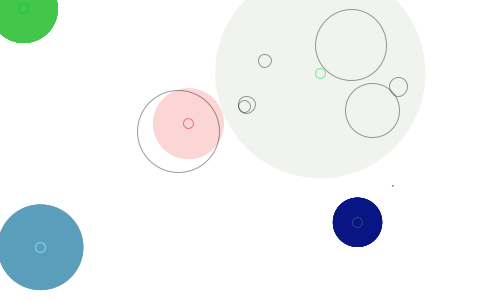
Frame 1 (no input)
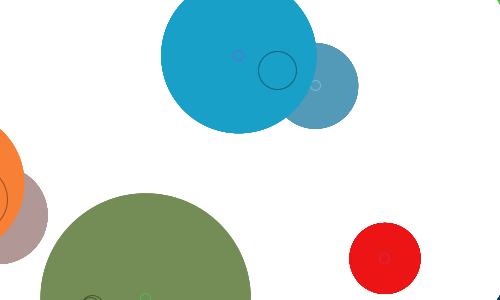
Frame 60 (the mouse pressed at the canvas centre just before this capture)
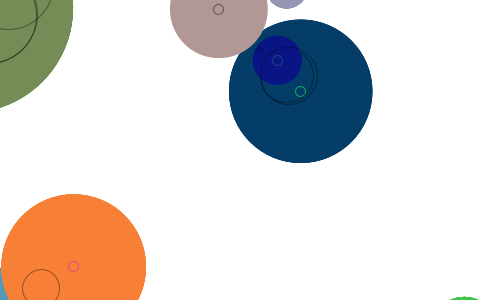
Frame 120 (the mouse held since frame 60 and released just before this capture)

The Processing sketch that drew these frames (run headless with seeded random() and noise(); from frame 60 on, the mouse is pressed at the canvas centre):

// Processing sketch: processing_79569
// ── processing_79569.pde

int _num = 10;
Circle[]_circleArr ={};   //define array of circles

void setup(){
  size(500,300);
  background(255);
  smooth();
  strokeWeight(1);
  fill(150,50);
  drawCircles();
}

void draw(){
  background(255);
  for(int i=0; i<_circleArr.length;i++){
    Circle thisCirc= _circleArr[i];
    thisCirc.updateMe();
  }
}

void mouseReleased(){
  drawCircles();
}

void drawCircles(){
  for (int i=0; i< _num; i++){
    Circle thisCirc = new Circle();
    thisCirc.drawMe();
    _circleArr=(Circle[])append(_circleArr,thisCirc);  //add object to array
  }
}

//===============================objects


class Circle{                         //object properties
  float x,y;
  float radius;
  color linecol, fillcol;
  float alph;
  float xmove, ymove;                 //steps to every frame
  
  Circle(){                          //object constructor
    x = random(width);
    y = random(height);
    radius = random(100) +10;
    linecol = color(random(255), random(255), random(255));  //object colour & alpha
    fillcol = color(random(255), random(255), random(255));
    alph = random(255);
    xmove = random(10)-5;           //random step
    ymove = random(10)-5;
  }

void drawMe(){
  noStroke();
  fill(fillcol, alph);
  ellipse(x,y,radius*2,radius*2);
  stroke(linecol,150);
  noFill();
  ellipse(x,y,10,10);
}

void updateMe(){
  x += xmove;                      //move every frame
  y += ymove;
  if(x>(width+radius)){ x=0 -radius;}    //wrap position at stage edges
  if(x<(0-radius)){ x=width+radius;}
  if(y>(height+radius)){ y=0-radius;}
  if(y<(0-radius)){ y=height+radius;}
  
  boolean touching = false;
  for(int i=0; i<_circleArr.length; i++){         //loops through other circles
    Circle otherCirc = _circleArr[i];
    if(otherCirc !=this){                         //dont test current circle
      float dis = dist(x,y,otherCirc.x,otherCirc.y); //calculates distance between circles
      
      float overlap = dis-radius-otherCirc.radius;  //calculates overlap
      if(overlap<0){                                //negative overlap = touching
        float midx,midy;
        midx=(x+otherCirc.x)/2;                     //calculates midpoint
        midy=(y+otherCirc.y)/2;
        stroke(0,100);
        noFill();
        overlap*=-1;        
        ellipse(midx,midy,overlap,overlap);
      
      if((dis-radius-otherCirc.radius)<0){
        touching=true;
        break;
      }
    }
  }
  
  if (touching){
    if(alph>0){alph--;}
  }else{
    if(alph<255){alph+=2;}
  }
 
   drawMe();
}
}
}
